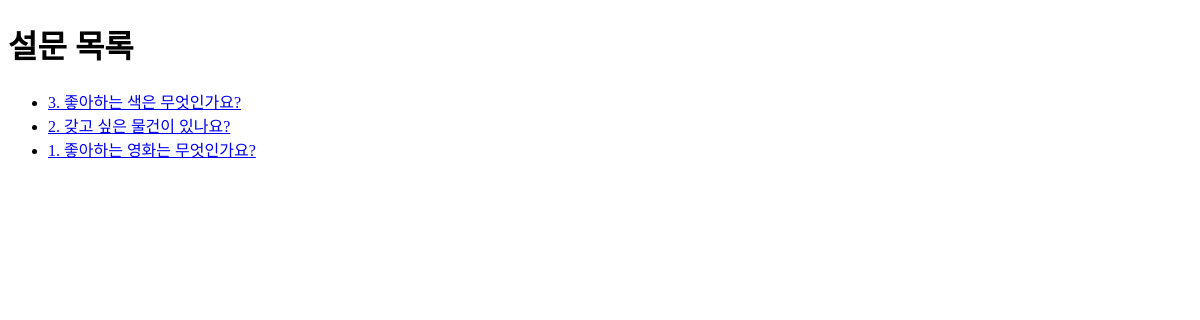
The app's page /polls/list, older data.
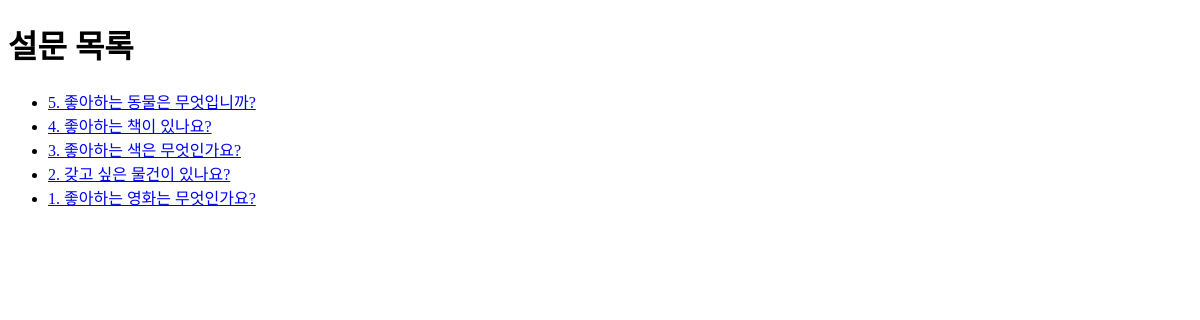
The same page, newer data.
### polls/models.py (models this page shows, shortened)
class Question(models.Model):
    question_text =  models.CharField(max_length=200)  # CharField() -> 문자열 타입 (varchar)
    pub_date = models.DateTimeField(auto_now_add=True)  # Datetime Field: 일시 타입 (datetime, datetime.datetime)

### polls/views.py (the view)
# urls.py: path("list", views.list, name="list"),
def list(request):
    question_list = Question.objects.all().order_by("-pub_date")
    return render(
        request,
        "polls/list.html",
        {"question_list":question_list}
    )

### polls/templates/polls/list.html (shortened to what this page needs)
 <!DOCTYPE html>
 <html lang="ko">
 <head>
 </head>
 <body>
<h1>설문 목록</h1>
<ul>
        {% for question in question_list %}
            <li>
                <a href="/polls/vote_form/{{question.pk}}">
                    {{question.pk}}. {{question.question_text}}
                </a>
            </li>
    {% endfor %}
</ul>
</body>
</html>

Row changes from the older to the newer data that the page shows:
added Question: pk "5", question_text "좋아하는 동물은 무엇입니까?"
added Question: pk "4", question_text "좋아하는 책이 있나요?"
